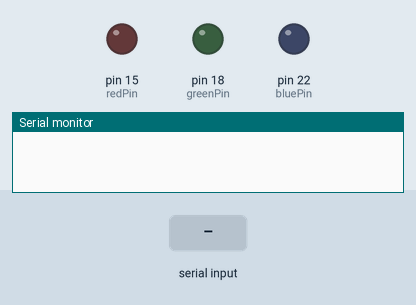
This sketch was run on a simulated Arduino Mega 2560, built with avr-gcc and run on an emulated ATmega2560. Parts: output pins drawn as LEDs (lit = HIGH), the last lines printed to the serial monitor. Inputs (shaded band) come from the test bench.

Above: at 1.2 s.
1.3 s: "RED\n" received over Serial
At 2.0 s:
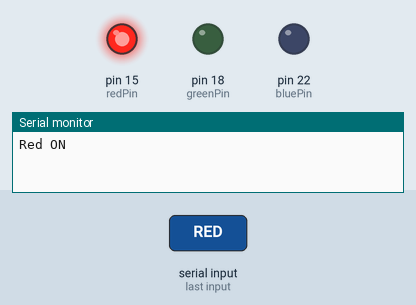
2.8 s: "GREEN\n" received over Serial
At 3.2 s:
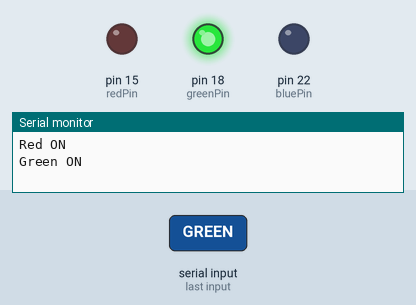
4.3 s: "YELLOW\n" received over Serial
At 5.6 s:
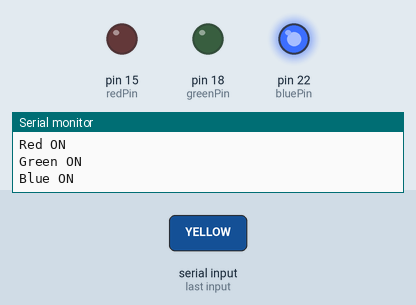
Timing chart, 0 to 7.3 s (numbered marks = the images above; inputs shaded):
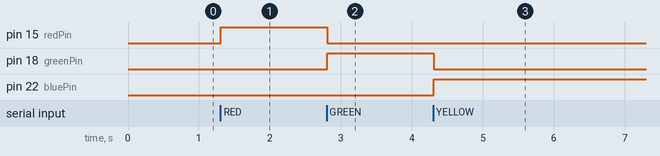

The sketch:

ex1.ino
```cpp
int redPin = 15;
int greenPin = 18;
int bluePin = 22;

String command = "";

void setup() {
  Serial.begin(9600);

  pinMode(redPin, OUTPUT);
  pinMode(greenPin, OUTPUT);
  pinMode(bluePin, OUTPUT);

  allOff();
}

void loop() {
  if (Serial.available() > 0) {
    command = Serial.readStringUntil('\n');
    command.trim();

    if (command == "RED") {
      allOff();
      digitalWrite(redPin, HIGH);
      Serial.println("Red ON");
    }
    else if (command == "GREEN") {
      allOff();
      digitalWrite(greenPin, HIGH);
      Serial.println("Green ON");
    }
    else if (command == "YELLOW") {
      allOff();
      digitalWrite(bluePin, HIGH);
      Serial.println("Blue ON");
    }
    // else if (command == "YELLOW") {
    //   while (Serial.available() == 0) {

    //     allOff();
    //     // กระพริบ 2 ครั้ง
    //     for (int i = 0; i < 2; i++) {
    //       digitalWrite(redPin, HIGH);
    //       digitalWrite(greenPin, HIGH);
    //       digitalWrite(bluePin, HIGH);
    //       delay(150);
    //       digitalWrite(redPin, LOW);
    //       digitalWrite(greenPin, LOW);
    //       digitalWrite(bluePin, LOW);
    //       delay(150);
    //     }
        // ดับ 5 วินาที
        // delay(150);
    //   }
    // }
    else if (command == "OFF") {
      allOff();
      Serial.println("All OFF");
    }
    else {
      Serial.println("Unknown Command");
    }
  }
}

void allOff() {
  digitalWrite(redPin, LOW);
  digitalWrite(greenPin, LOW);
  digitalWrite(bluePin, LOW);
}
```

Measured:
- after the input at 1.3 s, pin 15 (redPin): LOW → HIGH at once
- after the input at 2.8 s, pin 15 (redPin): HIGH → LOW at once; pin 18 (greenPin): LOW → HIGH at once
- after the input at 4.3 s, pin 18 (greenPin): HIGH → LOW at once; pin 22 (bluePin): LOW → HIGH at once
